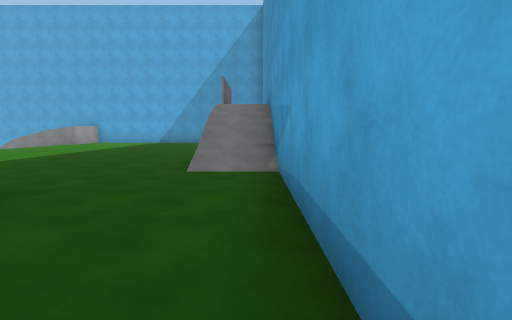
View 1 (above)

17 first-person views from a walk through a scene from a Unity 3-D project. The camera is 1.4 m above the floor, tilts 6° down and sees 85° across. The floor is counted in squares, 2 m on a side. Each view is taken from the middle of a square. On the plan, view 1 faces up. The plan holds only what a view shows up to about 9 squares ahead; the rest is blank. The place goes on beyond the plan.

View 2
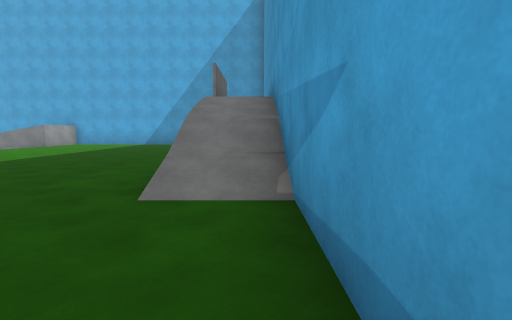

View 3
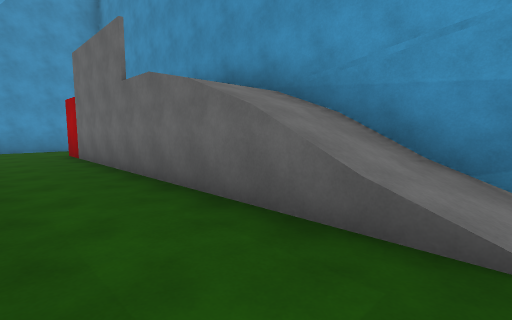

View 4
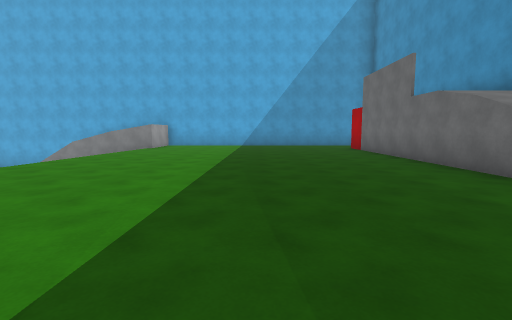

View 5
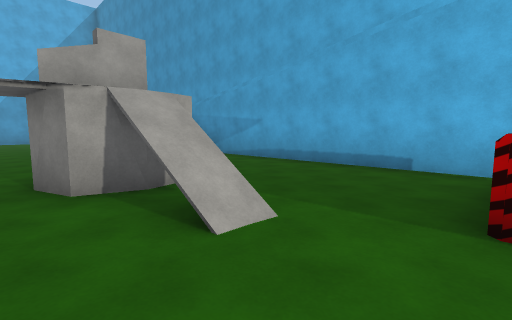

View 6
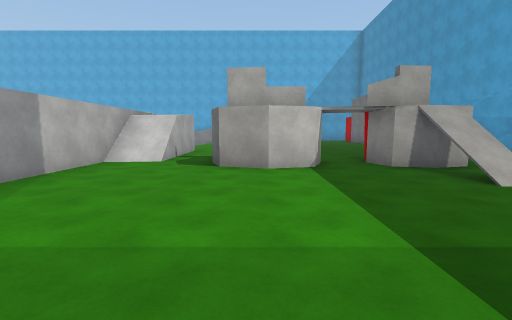

View 7
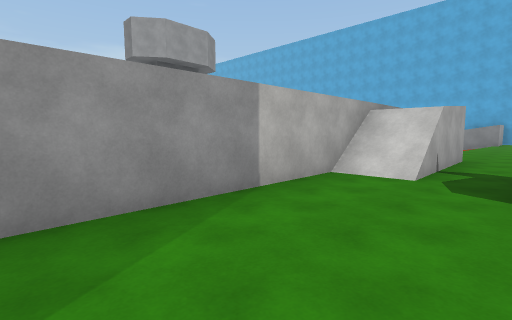

View 8
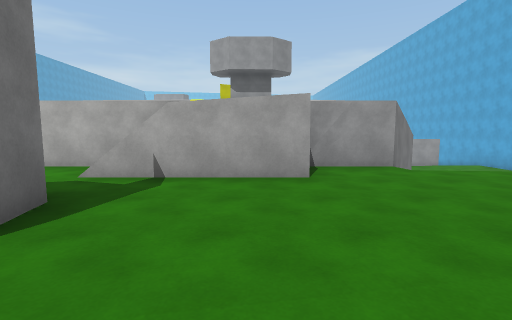

View 9
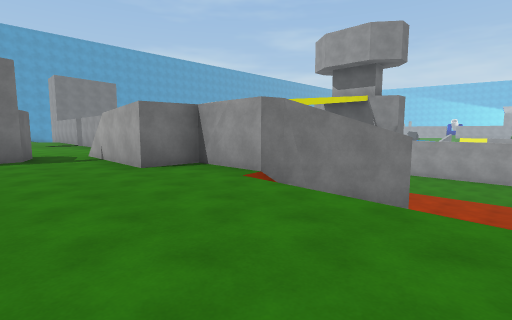

View 10
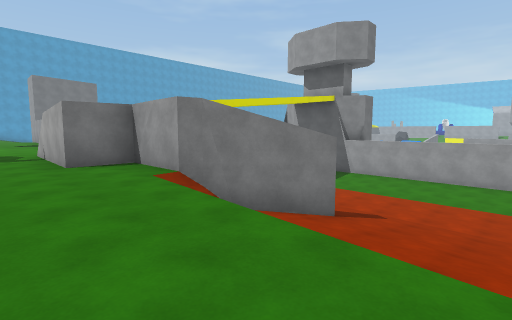

View 11
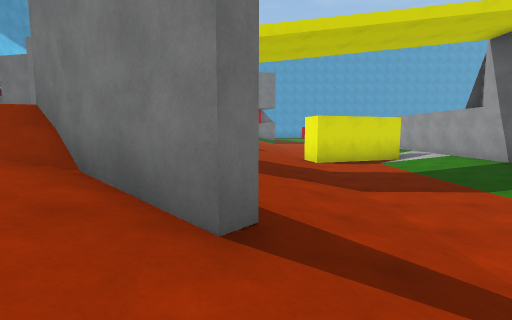

View 12
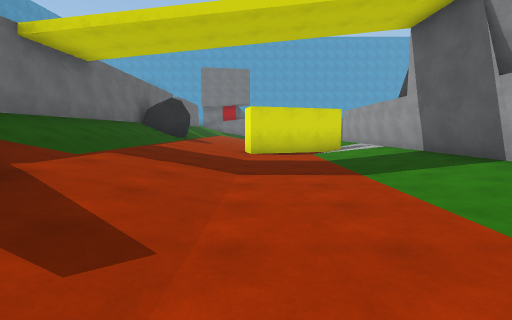

View 13
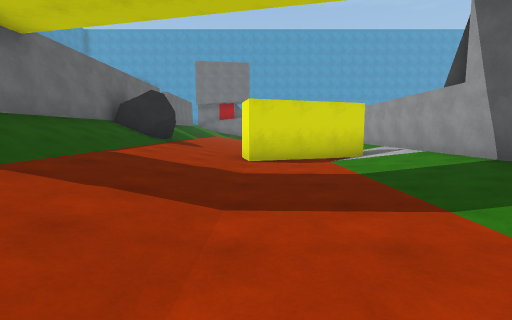

View 14
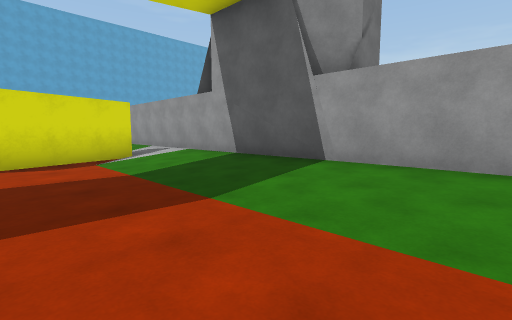

View 15
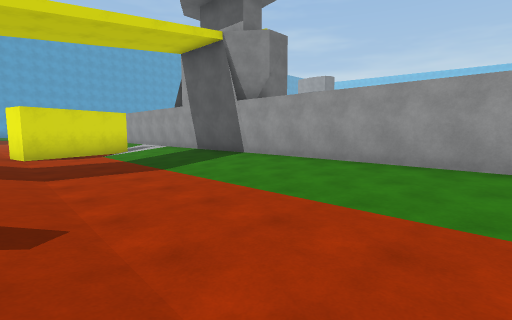

View 16
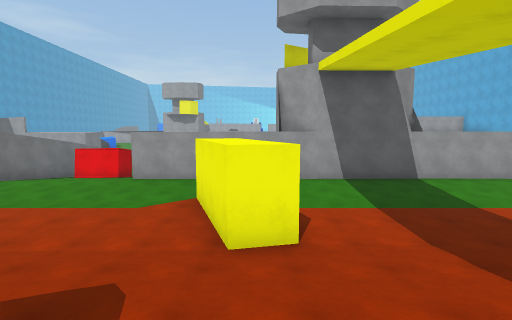

View 17
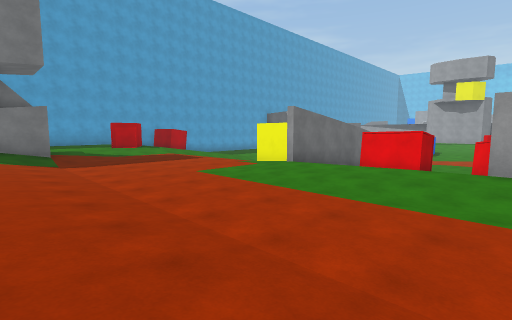

### Floor plan
Key: @ floor where view 1 was taken; # wall or solid block; . main floor; - floor 0.75 m lower than the main floor; _ floor 1.25 m lower than the main floor; < floor 1.5 m lower than the main floor; ( floor 2 m lower than the main floor; ! floor 2.25 m lower than the main floor; : floor 2.5 m higher than the main floor; ? floor 2.5 m lower than the main floor; + floor 3 m higher than the main floor; / step, stairs or slope; = window, fence, low wall or low ledge; ^ raised ledge.
Columns run from 21 left of view 1 to 1 right of it. Each row starts with its distance up from view 1.
 12   #!????(<_-........# #
 11   #!????(<_-........# #
 10   #!????(<_-........# #
  9   #!????##_/......../+#
  8   #!???!(##/......../:#
  7   #!???!(/##........//#
  6   #!???!(//#/.......//#
  5   #!???!(//#/.......//#
  4   #!????(////.........#
  3   #!????(//#/.##.# ...#
  2   #!?##?(//#..##.##...#
  1   #?##??(//#.....#....#
  0   #?????(###.....#=..@#
 -1   #!????(  #..........#
 -2   !!????(  #.......^^.#
 -3   !!????(    ...
 -4   !!????(     .
 -5  ?!?????(
 -6 ###?????(
 -7   ??????(
 -8   ??????(
 -9    ?????(
-10     ????(
-11      ?!##

Where each view was taken, in squares from view 1:
view 1: 0 up, 0 right, facing up
view 2: 2 up, 0 right, facing up
view 3: 5 up, 3 left, facing up-right
view 4: 3 up, 5 left, facing up
view 5: 2 down, 5 left, facing up-right
view 6: 4 down, 7 left, facing up
view 7: 2 down, 8 left, facing up-left
view 8: 5 up, 5 left, facing left
view 9: 11 up, 7 left, facing down-left
view 10: 12 up, 8 left, facing down-left
view 11: 11 up, 13 left, facing down
view 12: 11 up, 15 left, facing down
view 13: 9 up, 15 left, facing down
view 14: 9 up, 15 left, facing down-left
view 15: 12 up, 14 left, facing down-left
view 16: 2 up, 11 left, facing left
view 17: 1 down, 13 left, facing down-left
